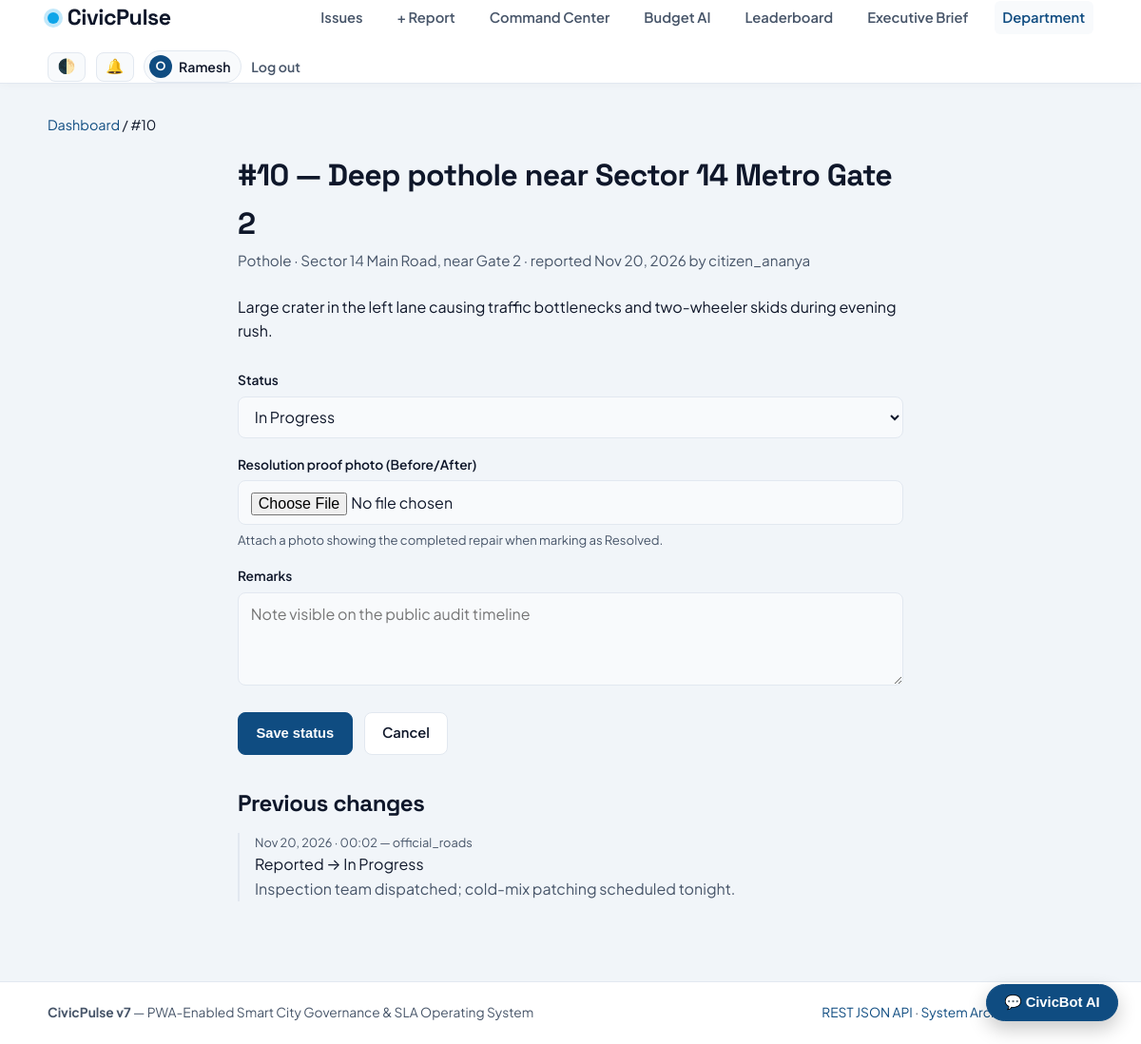
/dashboard/issues/10/ (signed in), run on the app's committed database.
### issues/models.py (models this page shows, shortened)
class Issue(models.Model):
    STATUS_CHOICES = [
        ('reported', 'Reported'),
        ('in_progress', 'In Progress'),
        ('resolved', 'Resolved'),
    ]
    title = models.CharField(max_length=200)
    description = models.TextField()
    location = models.CharField(max_length=255)
    latitude = models.FloatField(null=True, blank=True)
    longitude = models.FloatField(null=True, blank=True)
    photo = models.ImageField(upload_to='issue_photos/', blank=True, null=True)
    resolution_photo = models.ImageField(upload_to='resolution_photos/', blank=True, null=True)
    category = models.ForeignKey(Category, on_delete=models.PROTECT, related_name='issues')
    department = models.ForeignKey(
        Department, on_delete=models.SET_NULL, null=True, blank=True, related_name='issues'
    )
    status = models.CharField(max_length=20, choices=STATUS_CHOICES, default='reported')
    reported_by = models.ForeignKey(User, on_delete=models.CASCADE, related_name='reported_issues')
    upvotes = models.ManyToManyField(User, blank=True, related_name='upvoted_issues')
    citizen_verified = models.BooleanField(default=False)
    created_at = models.DateTimeField(auto_now_add=True)
    due_at = models.DateTimeField(null=True, blank=True)
    resolved_at = models.DateTimeField(null=True, blank=True)
    class Meta:
        ordering = ['-created_at']

class Category(models.Model):
    name = models.CharField(max_length=80, unique=True)
    department = models.ForeignKey(
        Department, on_delete=models.SET_NULL, null=True, blank=True, related_name='categories'
    )
    sla_hours = models.PositiveIntegerField(default=72, help_text='Target resolution window in hours')
    severity_weight = models.PositiveIntegerField(default=2, help_text='Base urgency multiplier (1-5)')
    class Meta:
        verbose_name_plural = 'Categories'

class StatusUpdate(models.Model):
    issue = models.ForeignKey(Issue, on_delete=models.CASCADE, related_name='updates')
    old_status = models.CharField(max_length=20, choices=Issue.STATUS_CHOICES)
    new_status = models.CharField(max_length=20, choices=Issue.STATUS_CHOICES)
    updated_by = models.ForeignKey(User, on_delete=models.SET_NULL, null=True)
    remarks = models.TextField(blank=True)
    timestamp = models.DateTimeField(auto_now_add=True)
    class Meta:
        ordering = ['timestamp']

### issues/views.py (the view)
# urls.py: path('dashboard/issues/<int:pk>/', views.manage_issue, name='manage_issue'),
@login_required
def manage_issue(request, pk):
    if not _is_official(request.user):
        raise PermissionDenied
    base_qs, _ = _official_queryset(request.user)
    issue = get_object_or_404(base_qs, pk=pk)
    if request.method == 'POST':
        form = StatusUpdateForm(request.POST, request.FILES)
        if form.is_valid():
            new_status = form.cleaned_data['status']
            remarks = form.cleaned_data['remarks']
            res_photo = form.cleaned_data.get('resolution_photo')
            if res_photo:
                issue.resolution_photo = res_photo
            if new_status != issue.status or remarks or res_photo:
                StatusUpdate.objects.create(
                    issue=issue,
                    old_status=issue.status,
                    new_status=new_status,
                    updated_by=request.user,
                    remarks=remarks,
                )
                issue.status = new_status
                issue.save()
                Notification.objects.create(
                    recipient=issue.reported_by,
                    issue=issue,
                    message=f"Issue #{issue.pk} is now '{issue.get_status_display()}'."
                )
                messages.success(request, f'Issue #{issue.pk} updated and citizen notified.')
            return redirect('dashboard')
    else:
        form = StatusUpdateForm(initial={'status': issue.status})
    return render(request, 'dashboard/manage_issue.html', {
        'issue': issue,
        'form': form,
        'updates': issue.updates.select_related('updated_by'),
    })

### issues/forms.py
class StatusUpdateForm(forms.Form):
    status = forms.ChoiceField(choices=Issue.STATUS_CHOICES)
    resolution_photo = forms.ImageField(
        required=False,
        label='Resolution proof photo (Before/After)',
        help_text='Attach a photo showing the completed repair when marking as Resolved.',
    )
    remarks = forms.CharField(
        required=False,
        widget=forms.Textarea(attrs={'rows': 3, 'placeholder': 'Note visible on the public audit timeline'}),
    )

### issues/context_processors.py (called while the page is built, shortened)
def nav_badges(request):
    broadcast_msg = cache.get('civicpulse_emergency_broadcast', '')
    is_official = request.user.is_staff or request.user.departments.exists()
    unread_qs = request.user.notifications.filter(is_read=False).select_related('issue')
    return {
        'is_official': is_official,
        'unread_notifications': unread_qs[:5],
        'unread_count': unread_qs.count(),
        'emergency_broadcast': broadcast_msg,
    }

### issues/views.py (called while the page is built)
def _is_official(user):
    return user.is_authenticated and (user.is_staff or user.departments.exists())

def _official_queryset(user):
    qs = Issue.objects.select_related('category', 'department', 'reported_by').annotate(
        num_upvotes=Count('upvotes', distinct=True)
    )
    if user.is_staff:
        return qs, None
    dept = user.departments.first()
    if not dept:
        raise PermissionDenied
    return qs.filter(department=dept), dept

### templates/dashboard/manage_issue.html (shortened to what this page needs)
{% extends "base.html" %}
{% block content %}
<nav class="crumb" aria-label="Breadcrumb">
  <a href="{% url 'dashboard' %}">Dashboard</a> / <span>#{{ issue.pk }}</span>
</nav>
<div class="form-page">
  <h1>#{{ issue.pk }} — {{ issue.title }}</h1>
  <p class="lead">{{ issue.category.name }} · {{ issue.location }} · reported {{ issue.created_at|date:"M j, Y" }} by {{ issue.reported_by.username }}</p>
  <p class="detail-desc">{{ issue.description|linebreaksbr }}</p>
  <form method="post" enctype="multipart/form-data">
    {% for field in form %}
      <div class="field {% if field.errors %}field--error{% endif %}">
        <label for="{{ field.id_for_label }}">{{ field.label }}</label>
        {{ field }}
        {% if field.help_text %}<div class="hint">{{ field.help_text }}</div>{% endif %}
      </div>
    {% endfor %}
    <div class="form-actions">
      <button type="submit" class="btn">Save status</button>
      <a class="btn btn--ghost" href="{% url 'dashboard' %}">Cancel</a>
    </div>
  </form>
  {% if updates %}
    <section class="section" style="margin-top:2rem;">
      <h2>Previous changes</h2>
      <ol class="timeline">
        {% for u in updates %}
          <li>
            <div class="when">{{ u.timestamp|date:"M j, Y · H:i" }}{% if u.updated_by %} — {{ u.updated_by.username }}{% endif %}</div>
            <div>{{ u.get_old_status_display }} → {{ u.get_new_status_display }}</div>
            {% if u.remarks %}<p class="muted">{{ u.remarks }}</p>{% endif %}
          </li>
        {% endfor %}
      </ol>
    </section>
  {% endif %}
</div>
{% endblock %}

### templates/base.html (shortened to what this page needs)
{% load static %}
<!doctype html>
<html lang="en" data-theme="light">
<head>
  <link rel="stylesheet" href="https://unpkg.com/leaflet@1.9.4/dist/leaflet.css">
  <link rel="stylesheet" href="{% static 'css/style.css' %}">
</head>
<body>
  <header class="topbar">
    <div class="wrap bar">
      <a class="brand" href="{% url 'home' %}">
        <span class="brand-pulse" aria-hidden="true"></span>
        <span>Civic<strong>Pulse</strong></span>
      </a>
      <nav class="nav" aria-label="Primary">
        <a href="{% url 'home' %}" {% if request.resolver_match.url_name == 'home' %}aria-current="page"{% endif %}>Issues</a>
        <a href="{% url 'report_issue' %}" {% if request.resolver_match.url_name == 'report_issue' %}aria-current="page"{% endif %}>+ Report</a>
        <a href="{% url 'command_center' %}" {% if request.resolver_match.url_name == 'command_center' %}aria-current="page"{% endif %}>Command Center</a>
        <a href="{% url 'budget_simulator' %}" {% if request.resolver_match.url_name == 'budget_simulator' %}aria-current="page"{% endif %}>Budget AI</a>
        <a href="{% url 'leaderboard' %}" {% if request.resolver_match.url_name == 'leaderboard' %}aria-current="page"{% endif %}>Leaderboard</a>
        <a href="{% url 'executive_brief' %}" {% if request.resolver_match.url_name == 'executive_brief' %}aria-current="page"{% endif %}>Executive Brief</a>
        {% if is_official %}
          <a href="{% url 'dashboard' %}" class="nav-official" {% if 'dashboard' in request.path %}aria-current="page"{% endif %}>Department</a>
        {% endif %}
      </nav>
      <div class="account">
        <button type="button" id="theme-toggle" class="icon-btn" title="Toggle Dark/Light Theme" aria-label="Toggle Theme">🌓</button>
        {% if user.is_authenticated %}
          <div class="notif-wrap">
            <button type="button" class="icon-btn" id="notif-toggle" aria-label="Notifications">
              🔔 {% if unread_count %}<span class="notif-badge" id="notif-badge">{{ unread_count }}</span>{% endif %}
            </button>
          </div>
          <a class="user-pill" href="{% url 'profile' %}" title="View Civic ID & Badges">
            <span class="avatar-dot">{{ user.username|slice:":1"|upper }}</span>
            <span>{{ user.first_name|default:user.username }}</span>
          </a>
          <form method="post" action="{% url 'logout' %}">
            <button type="submit" class="link-btn">Log out</button>
          </form>
        {% else %}
          <a href="{% url 'login' %}" class="btn btn--small btn--ghost">Log in</a>
          <a class="btn btn--small" href="{% url 'register' %}">Join Free</a>
        {% endif %}
      </div>
    </div>
  </header>
  <main id="main" class="wrap">
    {% block content %}{% endblock %}
  </main>
  <div id="civicbot-widget" data-api-url="{% url 'civicbot_api' %}" style="position:fixed; bottom:24px; right:24px; z-index:999;">
    <button type="button" id="civicbot-toggle" class="btn bot-fab">💬 CivicBot AI</button>
  </div>
  <footer class="footer">
    <div class="wrap footer-inner">
      <span><strong>CivicPulse v7</strong> — PWA-Enabled Smart City Governance &amp; SLA Operating System</span>
      <span><a href="{% url 'public_issues_api' %}" target="_blank">REST JSON API</a> · <a href="{% url 'architecture' %}">System Architecture</a> · <a href="{% url 'about' %}">About</a></span>
    </div>
  </footer>
</body>
</html>

### static/css/style.css (style rules this page uses)
:root { --bg: #f1f5f9; --surface: #ffffff; --surface-alt: #f8fafc; --text: #0f172a; --muted: #475569; --border: #e2e8f0; --primary: #0f4c81; --primary-hover: #0a365c; --accent: #0ea5e9; --reported: #d97706; --in-progress: #2563eb; --resolved: #16a34a; --danger: #dc2626; --radius: 12px; --shadow: 0 4px 20px -2px rgba(15, 23, 42, 0.06); }
* { box-sizing: border-box; margin: 0; padding: 0; }
body { font-family: 'Plus Jakarta Sans', -apple-system, BlinkMacSystemFont, sans-serif; background: var(--bg); color: var(--text); line-height: 1.6; display: flex; flex-direction: column; min-height: 100vh; transition: background 0.2s ease, color 0.2s ease; }
h1, h2, h3, .brand { font-family: 'Space Grotesk', sans-serif; letter-spacing: -0.02em; }
a { color: var(--primary); text-decoration: none; }
.wrap { max-width: 1140px; margin: 0 auto; padding: 0 1.25rem; width: 100%; }
main.wrap { flex: 1; padding-top: 2rem; padding-bottom: 3.5rem; }
.topbar { background: var(--surface); border-bottom: 1px solid var(--border); position: sticky; top: 0; z-index: 900; box-shadow: 0 1px 10px rgba(0, 0, 0, 0.03); }
.bar { display: flex; align-items: center; justify-content: space-between; gap: 1rem; min-height: 66px; flex-wrap: wrap; }
.brand { font-size: 1.45rem; font-weight: 700; color: var(--text); display: flex; align-items: center; gap: 0.55rem; }
.brand-pulse { width: 12px; height: 12px; border-radius: 50%; background: var(--accent); box-shadow: 0 0 0 4px rgba(14, 165, 233, 0.25); }
.nav { display: flex; gap: 1.15rem; flex-wrap: wrap; align-items: center; }
.nav a { color: var(--muted); font-weight: 600; font-size: 0.92rem; padding: 0.35rem 0.55rem; border-radius: 6px; transition: all 0.15s; }
.nav a[aria-current="page"], .nav a:hover { color: var(--primary); background: var(--surface-alt); text-decoration: none; }
.account { display: flex; align-items: center; gap: 0.65rem; }
.icon-btn { background: var(--surface-alt); border: 1px solid var(--border); color: var(--text); border-radius: 8px; padding: 0.35rem 0.6rem; cursor: pointer; font-size: 0.95rem; position: relative; }
.user-pill { display: inline-flex; align-items: center; gap: 0.45rem; background: var(--surface-alt); border: 1px solid var(--border); padding: 0.25rem 0.65rem 0.25rem 0.3rem; border-radius: 99px; font-weight: 600; font-size: 0.88rem; color: var(--text); }
.avatar-dot { width: 24px; height: 24px; border-radius: 50%; background: var(--primary); color: #fff; display: inline-flex; align-items: center; justify-content: center; font-size: 0.78rem; font-weight: 700; }
.link-btn { background: none; border: none; color: var(--muted); cursor: pointer; font: inherit; font-size: 0.88rem; font-weight: 600; }
.notif-wrap { position: relative; }
.btn { display: inline-flex; align-items: center; justify-content: center; gap: 0.4rem; background: var(--primary); color: #fff; padding: 0.6rem 1.15rem; border-radius: 8px; font-weight: 600; border: 1px solid var(--primary); cursor: pointer; font-size: 0.92rem; transition: transform 0.12s ease, background 0.15s ease; }
.btn--ghost { background: var(--surface); color: var(--text); border-color: var(--border); }
.form-page { max-width: 700px; margin: 0 auto; }
.lead { color: var(--muted); margin-bottom: 1.5rem; font-size: 0.95rem; }
.field { margin-bottom: 1.05rem; }
.field label { display: block; font-weight: 600; font-size: 0.86rem; margin-bottom: 0.35rem; color: var(--text); }
.field input, .field select, .field textarea { width: 100%; padding: 0.6rem 0.8rem; border: 1px solid var(--border); border-radius: 8px; font: inherit; background: var(--surface-alt); color: var(--text); }
.hint { color: var(--muted); font-size: 0.82rem; margin-top: 0.3rem; }
.form-actions { display: flex; gap: 0.75rem; margin-top: 1.35rem; }
.crumb { margin-bottom: 1rem; font-size: 0.9rem; }
.detail-desc { margin-bottom: 1.75rem; }
.timeline { list-style: none; border-left: 2px solid var(--border); padding-left: 1rem; margin: 0.75rem 0 1.75rem; }
.timeline li { margin-bottom: 1rem; }
.when { font-size: 0.8rem; color: var(--muted); }
.bot-fab { border-radius: 99px; box-shadow: 0 8px 20px rgba(0,0,0,0.22); }
.muted { color: var(--muted); }
.footer { border-top: 1px solid var(--border); background: var(--surface); padding: 1.35rem 0; color: var(--muted); font-size: 0.86rem; margin-top: auto; }
.footer-inner { display: flex; justify-content: space-between; flex-wrap: wrap; gap: 0.5rem; }

### data on the page
Issue: pk "10", title "Deep pothole near Sector 14 Metro Gate 2", category.name "Pothole", location "Sector 14 Main Road, near Gate 2", created_at "Nov 20, 2026", reported_by.username "citizen_ananya", description "Large crater in the left lane causing traffic bottlenecks and two-wheeler skids during evening rush."
StatusUpdate: timestamp "Nov 20, 2026 · 00:02", updated_by.username "official_roads", old_status "Reported", new_status "In Progress", remarks "Inspection team dispatched; cold-mix patching scheduled tonight."

### other printed values
{{ user.username|slice:":1"|upper }} "O"
{{ user.first_name|default:user.username }} "Ramesh"
{{ field.label }} "Status" "Resolution proof photo (Before/After)" "Remarks"
{{ field.help_text }} "Attach a photo showing the completed repair when marking as Resolved."
